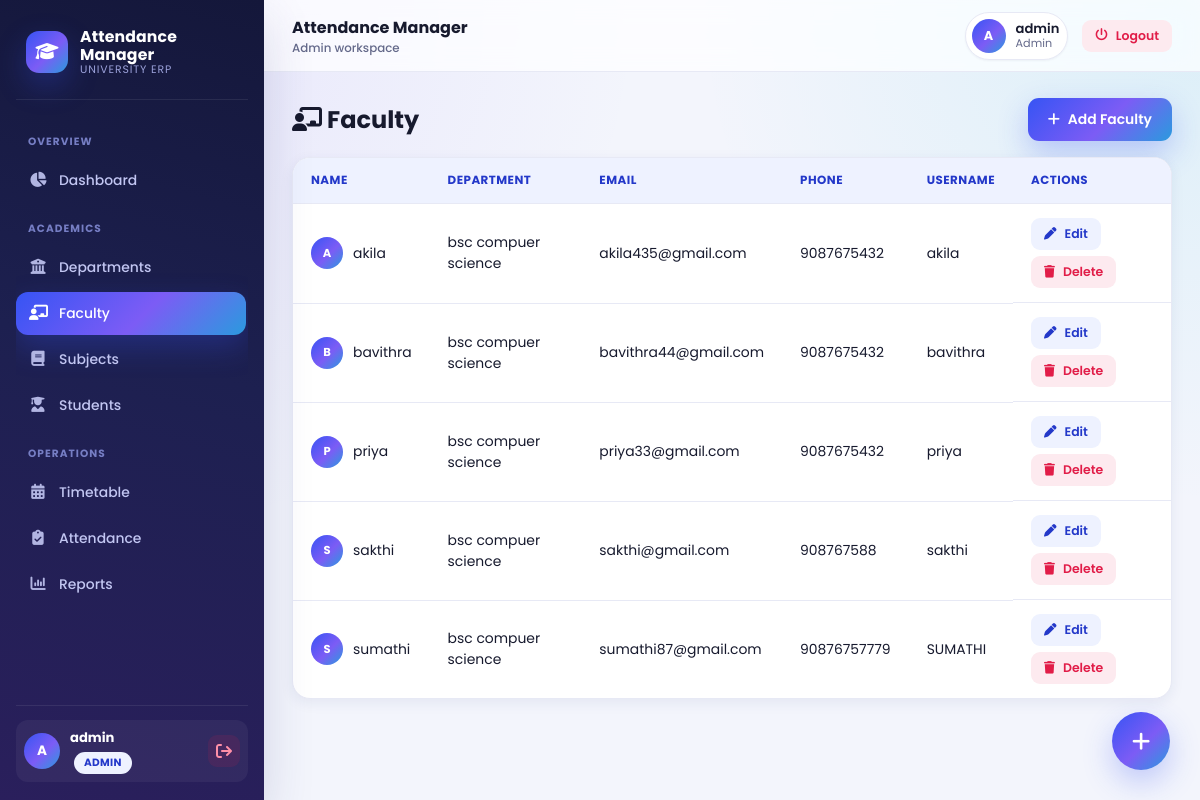
The page /faculty (signed in) on the database its author committed.
### tables this page shows
CREATE TABLE faculty (
                id INTEGER PRIMARY KEY AUTOINCREMENT,
                name TEXT NOT NULL,
                email TEXT,
                phone TEXT,
                department_id INTEGER,
                username TEXT UNIQUE NOT NULL,
                password_hash TEXT NOT NULL,
                created_at TEXT DEFAULT (datetime('now')),
                FOREIGN KEY (department_id) REFERENCES departments (id) ON DELETE SET NULL
            );

CREATE TABLE departments (
                id INTEGER PRIMARY KEY AUTOINCREMENT,
                name TEXT UNIQUE NOT NULL,
                code TEXT,
                created_at TEXT DEFAULT (datetime('now'))
            );

### app.py (the view)
@app.route("/faculty")
@role_required("admin")
def faculty_list():
    all_faculty = db.get_all_faculty()
    return render_template("faculty.html", faculty=all_faculty)

### app.py (called while the page is built)
def role_required(*roles):
    def decorator(view_func):
        @wraps(view_func)
        def wrapped(*args, **kwargs):
            if "user_id" not in session:
                flash("Please log in to continue.", "warning")
                return redirect(url_for("login"))
            if session.get("role") not in roles:
                flash("You do not have permission to view that page.", "error")
                return redirect(url_for("dashboard"))
            return view_func(*args, **kwargs)
        return wrapped
    return decorator

@app.context_processor
def inject_user():
    return {
        "current_user": session.get("username"),
        "current_role": session.get("role"),
    }

### database.py (called while the page is built)
def get_db_connection():
    conn = sqlite3.connect(DB_PATH, timeout=DB_TIMEOUT_SECONDS)
    conn.row_factory = sqlite3.Row
    conn.execute("PRAGMA foreign_keys = ON")
    conn.execute(f"PRAGMA busy_timeout = {DB_TIMEOUT_SECONDS * 1000}")
    conn.execute("PRAGMA journal_mode = WAL")
    conn.execute("PRAGMA synchronous = NORMAL")
    return conn

def get_all_faculty():
    conn = get_db_connection()
    try:
        rows = conn.execute("""
            SELECT f.*, d.name AS department_name
            FROM faculty f
            LEFT JOIN departments d ON d.id = f.department_id
            ORDER BY f.name ASC
        """).fetchall()
    finally:
        conn.close()
    return rows

### templates/faculty.html (shortened to what this page needs)
{% extends "base.html" %}
{% block content %}
<div class="page-header">
    <h1><i class="fa-solid fa-chalkboard-user"></i> Faculty</h1>
    <a href="{{ url_for('add_faculty') }}" class="btn btn-primary"><i class="fa-solid fa-plus"></i> Add Faculty</a>
</div>
{% if faculty %}
<div class="table-wrapper reveal">
    <table class="data-table">
        <thead>
            <tr>
                <th>Name</th>
                <th>Department</th>
                <th>Email</th>
                <th>Phone</th>
                <th>Username</th>
                <th>Actions</th>
            </tr>
        </thead>
        <tbody>
            {% for f in faculty %}
            <tr>
                <td>
                    <div class="name-cell">
                        <span class="cell-avatar">{{ f.name[0]|upper }}</span>
                        {{ f.name }}
                    </div>
                </td>
                <td>{{ f.department_name or "-" }}</td>
                <td>{{ f.email or "-" }}</td>
                <td>{{ f.phone or "-" }}</td>
                <td>{{ f.username }}</td>
                <td class="actions-cell">
                    <a href="{{ url_for('edit_faculty', faculty_id=f.id) }}" class="btn btn-small btn-secondary"><i class="fa-solid fa-pen"></i> Edit</a>
                    <form method="POST" action="{{ url_for('delete_faculty', faculty_id=f.id) }}" class="inline-form" onsubmit="return confirmDelete('{{ f.name }}');">
                        <button type="submit" class="btn btn-small btn-danger"><i class="fa-solid fa-trash"></i> Delete</button>
                    </form>
                </td>
            </tr>
            {% endfor %}
        </tbody>
    </table>
</div>
{% else %}
<p class="empty-state"><i class="fa-solid fa-chalkboard"></i><br>No faculty added yet. Click "Add Faculty" to get started.</p>
{% endif %}
<a href="{{ url_for('add_faculty') }}" class="fab" title="Add Faculty"><i class="fa-solid fa-plus"></i></a>
{% endblock %}

### static/css/style.css (style rules this page uses)
:root { --royal: #3654f4; --royal-dark: #2338c9; --violet: #8b5cf6; --cyan: #06b6d4; --blue-50: #eef2ff; --primary: var(--royal); --primary-dark: var(--royal-dark); --gradient-brand: linear-gradient(135deg, #3654f4 0%, #7c5cf5 55%, #06b6d4 120%); --gradient-brand-soft: linear-gradient(135deg, rgba(54,84,244,.12), rgba(124,92,245,.12) 55%, rgba(6,182,212,.12)); --gradient-violet: linear-gradient(135deg, #7c3aed, #6366f1); --green: #16a34a; --green-soft: #e7faf0; --red: #e11d48; --red-soft: #fdeaef; --yellow: #d97706; --yellow-soft: #fef6e6; --orange: #f97316; --orange-soft: #fff1e6; --gray: #6b7280; --gray-soft: #f1f2f7; --bg: #f3f5fc; --bg-accent: #eef1ff; --card-bg: #ffffff; --glass-bg: rgba(255, 255, 255, 0.72); --border: #e7e9f5; --text: #171a2e; --text-dim: #64698a; --radius: 18px; --radius-sm: 12px; --radius-lg: 24px; --shadow-xs: 0 1px 2px rgba(30, 41, 87, 0.05); --shadow-sm: 0 4px 14px rgba(35, 45, 110, 0.07); --shadow-md: 0 10px 30px rgba(35, 45, 110, 0.10); --shadow-lg: 0 20px 48px rgba(35, 45, 110, 0.16); --shadow-glow: 0 12px 30px rgba(54, 84, 244, 0.28); --sidebar-w: 264px; --topbar-h: 72px; --ease: cubic-bezier(.4, 0, .2, 1); }
* { box-sizing: border-box; }
html { scroll-behavior: smooth; }
body { margin: 0; font-family: 'Poppins', 'Segoe UI', Roboto, Helvetica, Arial, sans-serif; background: radial-gradient(circle at 8% 0%, rgba(124, 92, 245, .10), transparent 40%), radial-gradient(circle at 100% 0%, rgba(6, 182, 212, .10), transparent 35%), var(--bg); color: var(--text); -webkit-font-smoothing: antialiased; min-height: 100vh; }
a { color: inherit; }
h1, h2, h3 { font-family: 'Poppins', sans-serif; margin: 0; }
.reveal { opacity: 0; transform: translateY(16px); transition: opacity .5s var(--ease), transform .5s var(--ease); }
.reveal.in-view { opacity: 1; transform: translateY(0); }
.btn { display: inline-flex; align-items: center; gap: 8px; padding: 11px 20px; border-radius: 11px; border: none; font-size: .87rem; font-weight: 600; text-decoration: none; cursor: pointer; transition: transform .16s var(--ease), box-shadow .16s var(--ease), background .16s var(--ease), color .16s var(--ease); font-family: inherit; position: relative; overflow: hidden; white-space: nowrap; }
.btn-primary { background: var(--gradient-brand); color: #fff; box-shadow: var(--shadow-glow); }
.btn-secondary { background: var(--blue-50); color: var(--primary-dark); }
.btn-danger { background: var(--red-soft); color: var(--red); }
.btn-small { padding: 7px 13px; font-size: .78rem; border-radius: 9px; }
.inline-form { display: inline; }
.fab { position: fixed; right: 30px; bottom: 30px; width: 58px; height: 58px; border-radius: 50%; background: var(--gradient-brand); color: #fff; display: flex; align-items: center; justify-content: center; font-size: 1.3rem; text-decoration: none; box-shadow: var(--shadow-glow); z-index: 45; transition: transform .2s var(--ease), box-shadow .2s var(--ease); animation: pulseGlow 2.4s ease-in-out infinite; }
.page-header { display: flex; justify-content: space-between; align-items: center; flex-wrap: wrap; gap: 14px; margin-bottom: 6px; }
.page-header h1 { font-size: 1.5rem; font-weight: 700; }
.table-wrapper { background: var(--card-bg); border: 1px solid var(--border); border-radius: var(--radius); overflow-x: auto; margin-top: 16px; box-shadow: var(--shadow-sm); }
.data-table { width: 100%; border-collapse: collapse; }
.data-table th, .data-table td { text-align: left; padding: 14px 18px; border-bottom: 1px solid var(--border); font-size: .87rem; }
.data-table th { background: var(--blue-50); color: var(--primary-dark); font-weight: 700; font-size: .74rem; text-transform: uppercase; letter-spacing: .04em; white-space: nowrap; }
.data-table tbody tr { transition: background .15s var(--ease); }
.data-table tr:last-child td { border-bottom: none; }
.actions-cell { display: flex; gap: 6px; flex-wrap: wrap; }
.name-cell { display: flex; align-items: center; gap: 10px; }
.cell-avatar { width: 32px; height: 32px; border-radius: 50%; background: var(--gradient-brand); color: #fff; display: flex; align-items: center; justify-content: center; font-size: .72rem; font-weight: 700; flex-shrink: 0; }

### rows shown on the page
faculty: name "A", name "akila", name "bsc compuer science", email "akila435@gmail.com", phone "9087675432", username "akila"
faculty: name "B", name "bavithra", name "bsc compuer science", email "bavithra44@gmail.com", phone "9087675432", username "bavithra"
faculty: name "P", name "priya", name "bsc compuer science", email "priya33@gmail.com", phone "9087675432", username "priya"
faculty: name "S", name "sakthi", name "bsc compuer science", email "sakthi@gmail.com", phone "908767588", username "sakthi"
faculty: name "S", name "sumathi", name "bsc compuer science", email "sumathi87@gmail.com", phone "90876757779", username "SUMATHI"

### other values the page prints
{{ current_user[0]|upper }} "A"
{{ current_user }} "admin"
{{ current_role|capitalize }} "ADMIN"
{{ current_role|capitalize }} "Admin"
